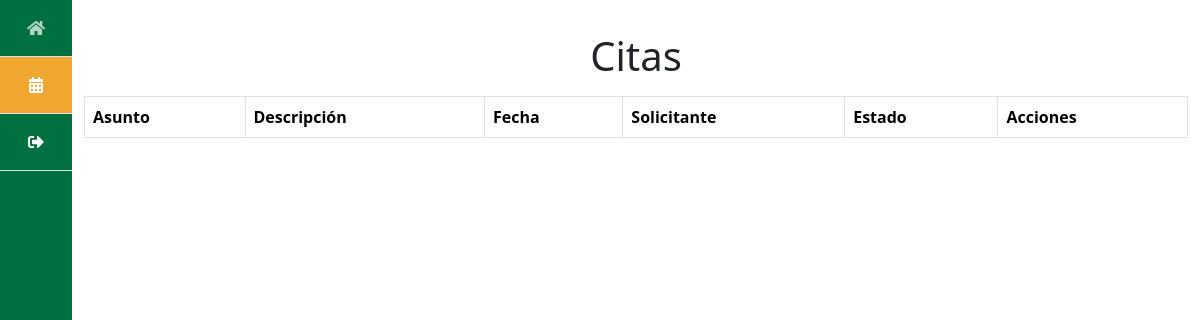
Before: /citas/ (signed in) with the older database file.
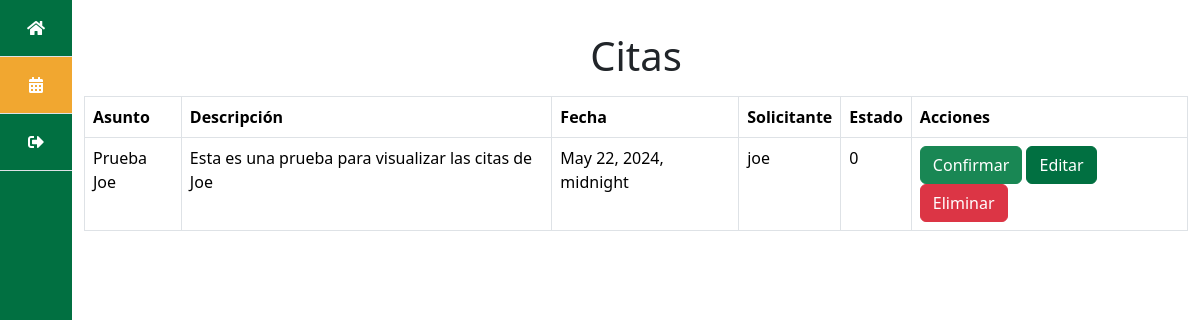
After: the same page with the newer database file.
### paginas/models.py (models this page shows, shortened)
class Cita(models.Model):
    PENDIENTE = 'P'
    CONFIRMADA = 'C'
    CANCELADA = 'X'
    ESTADOS_CITA = [
        (PENDIENTE, 'Pendiente'),
        (CONFIRMADA, 'Confirmada'),
        (CANCELADA, 'Cancelada'),
    ]
    titulo = models.CharField(max_length=100)
    motivo = models.TextField(max_length=100)
    fecha = models.DateTimeField()
    user = models.ForeignKey(User, on_delete=models.CASCADE)
    estado = models.CharField(
        max_length=1,
        choices=ESTADOS_CITA,
        default=PENDIENTE,
    )
    solicitada = models.DateTimeField(auto_now_add=True)

### paginas/views.py (the view)
# urls.py: path('citas/', views.citas, name = 'citas'),
def citas(request):
    if request.user.username == 'espy':
        citas = Cita.objects.all()  # VISTA DEL ORIENTADOR
    else:
        citas = Cita.objects.filter(user=request.user)  # VISTA DEL USUARIO
    return render(request, 'citas.html', {
        'citas': citas
    })

### paginas/templates/citas.html
{% extends 'base.html' %} {% block content %}
<h1 class="text-center mt-3 mb-3">Citas</h1>
<table class="table table-bordered">
    <thead>
        <tr>
            <th scope="col">Asunto</th>
            <th scope="col">Descripción</th>
            <th scope="col">Fecha</th>
            <th scope="col">Solicitante</th>
            <th scope="col">Estado</th>
            <th scope="col">Acciones</th>
        </tr>
    </thead>
    <tbody>
        {% for cita in citas %}
        <tr>
            <td>{{ cita.titulo }}</td>
            <td>{{ cita.motivo }}</td>
            <td>{{ cita.fecha }}</td>
            <td>{{ cita.user }}</td>
            <td>{{ cita.estado }}</td>
            <td>
                <a href="/citas/{{ cita.id }}/confirmar" class="btn btn-success"
                    >Confirmar</a
                >
                <a href="/citas/{{ cita.id }}/editar" class="btn btn-primary"
                    >Editar</a
                >
                <a href="/citas/{{ cita.id }}/delete" class="btn btn-danger"
                    >Eliminar</a
                >
            </td>
            {% endfor %}
        </tr>
    </tbody>
</table>
{% endblock %}

Changed rows visible on the page:
added Cita: titulo "Prueba Joe", motivo "Esta es una prueba para visualizar las citas de Joe", fecha "May 22, 2024, midnight", user "joe", estado "0"
